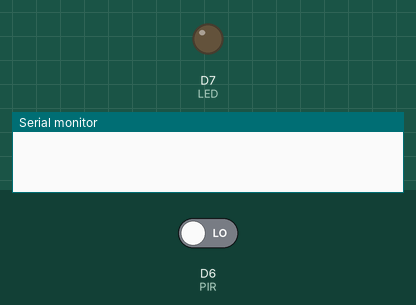
Simulated run of this sketch. Board: ESP8266 (NodeMCU). Parts: output pins drawn as LEDs (lit = HIGH), the last lines printed to the serial monitor. The test bench sets the inputs (shaded band); at power-on: D6 (PIR) LOW.

Above: at 1.8 s.
1.9 s: D6 (PIR) driven HIGH
At 2.6 s:
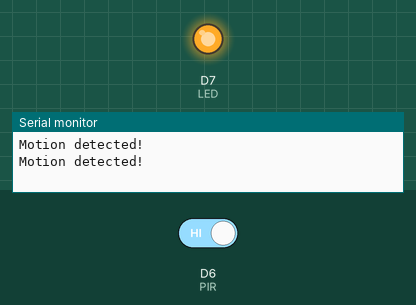
3.5 s: D6 (PIR) driven LOW
At 4.9 s:
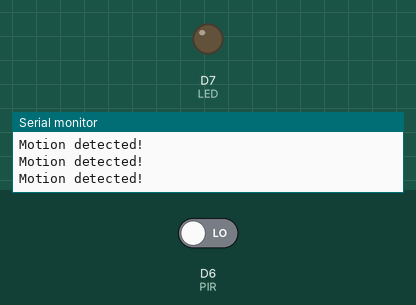
Timing chart, 0 to 6.5 s (numbered marks = the images above; inputs shaded):
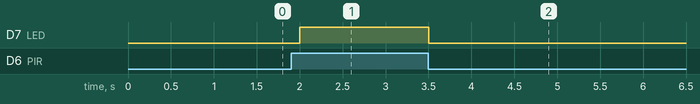

Measured:
- after the input at 1.9 s, D7 (LED): LOW → HIGH after 0.10 s
- after the input at 3.5 s, D7 (LED): HIGH → LOW at once

The sketch:

PIR_SENSOR.ino
```cpp
#define PIR D6  // Define the pin connected to the PIR sensor
#define LED D7  // Define an LED pin to indicate motion (optional)

void setup() {
  pinMode(PIR, INPUT);  // Set PIR sensor pin as input
  pinMode(LED, OUTPUT); // Set LED pin as output (optional)
  Serial.begin(9600);   // Start serial communication at 9600 baud rate
}

void loop() {
  int pirState = digitalRead(PIR);  // Read the PIR sensor input

  if (pirState == HIGH) {  // If motion is detected
    Serial.println("Motion detected!");
    digitalWrite(LED, HIGH); // Turn on the LED (optional)
  } else {
    digitalWrite(LED, LOW);  // Turn off the LED (optional)
  }

  delay(500);  // Small delay to avoid overwhelming the serial output
}
```
